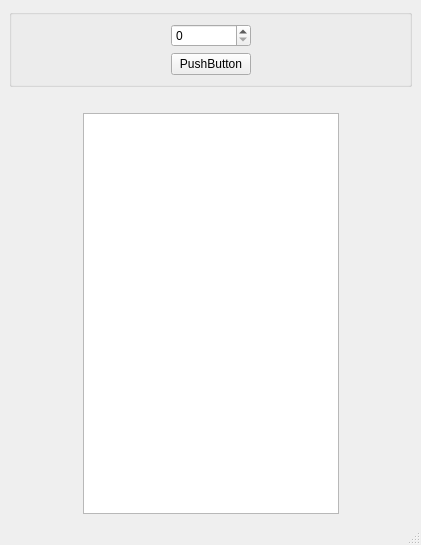
<?xml version="1.0" encoding="UTF-8"?>
<ui version="4.0">
 <class>MainWindow</class>
 <widget class="QMainWindow" name="MainWindow">
  <property name="geometry">
   <rect>
    <x>0</x>
    <y>0</y>
    <width>421</width>
    <height>545</height>
   </rect>
  </property>
  <property name="sizePolicy">
   <sizepolicy hsizetype="Fixed" vsizetype="Fixed">
    <horstretch>0</horstretch>
    <verstretch>0</verstretch>
   </sizepolicy>
  </property>
  <property name="minimumSize">
   <size>
    <width>421</width>
    <height>545</height>
   </size>
  </property>
  <property name="windowTitle">
   <string>MainWindow</string>
  </property>
  <widget class="QWidget" name="centralwidget">
   <layout class="QGridLayout" name="gridLayout_2">
    <item row="2" column="2">
     <spacer name="horizontalSpacer_4">
      <property name="orientation">
       <enum>Qt::Horizontal</enum>
      </property>
      <property name="sizeHint" stdset="0">
       <size>
        <width>40</width>
        <height>20</height>
       </size>
      </property>
     </spacer>
    </item>
    <item row="2" column="1">
     <widget class="QTextBrowser" name="textBrowser"/>
    </item>
    <item row="2" column="0">
     <spacer name="horizontalSpacer_3">
      <property name="orientation">
       <enum>Qt::Horizontal</enum>
      </property>
      <property name="sizeHint" stdset="0">
       <size>
        <width>40</width>
        <height>20</height>
       </size>
      </property>
     </spacer>
    </item>
    <item row="0" column="0" colspan="3">
     <widget class="QGroupBox" name="groupBox">
      <property name="title">
       <string/>
      </property>
      <layout class="QGridLayout" name="gridLayout">
       <item row="1" column="1">
        <widget class="QPushButton" name="pushButton">
         <property name="text">
          <string>PushButton</string>
         </property>
        </widget>
       </item>
       <item row="1" column="0">
        <spacer name="horizontalSpacer">
         <property name="orientation">
          <enum>Qt::Horizontal</enum>
         </property>
         <property name="sizeHint" stdset="0">
          <size>
           <width>40</width>
           <height>20</height>
          </size>
         </property>
        </spacer>
       </item>
       <item row="1" column="2">
        <spacer name="horizontalSpacer_2">
         <property name="orientation">
          <enum>Qt::Horizontal</enum>
         </property>
         <property name="sizeHint" stdset="0">
          <size>
           <width>40</width>
           <height>20</height>
          </size>
         </property>
        </spacer>
       </item>
       <item row="0" column="1">
        <widget class="QSpinBox" name="spinBox"/>
       </item>
      </layout>
     </widget>
    </item>
    <item row="1" column="1">
     <widget class="QLabel" name="label">
      <property name="text">
       <string/>
      </property>
      <property name="alignment">
       <set>Qt::AlignCenter</set>
      </property>
     </widget>
    </item>
   </layout>
  </widget>
  <widget class="QMenuBar" name="menubar">
   <property name="geometry">
    <rect>
     <x>0</x>
     <y>0</y>
     <width>421</width>
     <height>22</height>
    </rect>
   </property>
  </widget>
  <widget class="QStatusBar" name="statusbar"/>
 </widget>
 <resources/>
 <connections/>
</ui>
